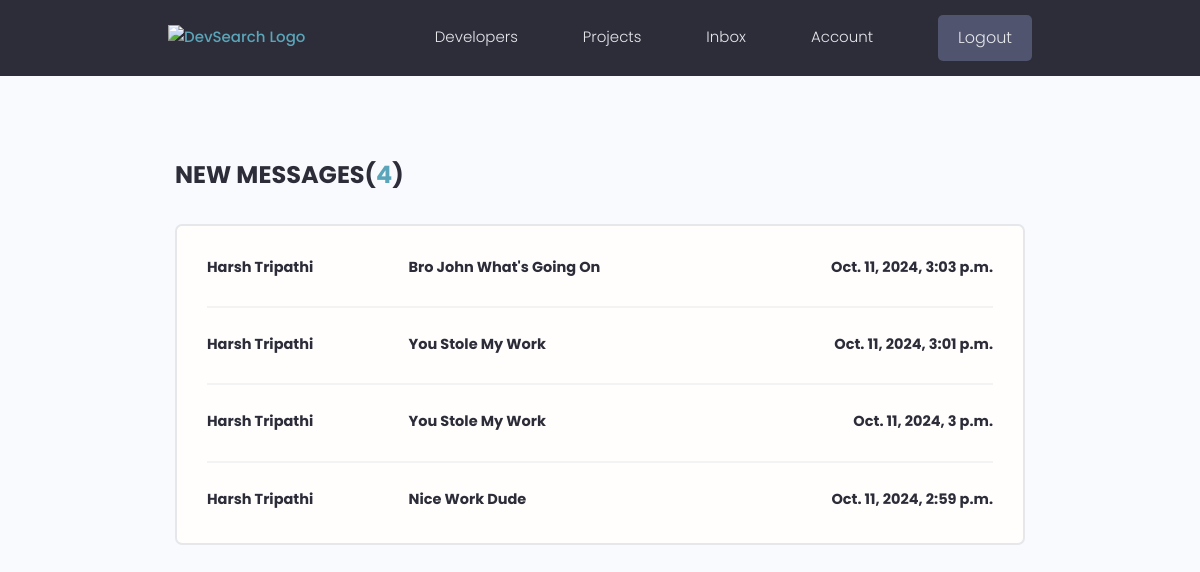
The app's page /inbox/ (signed in), older data.
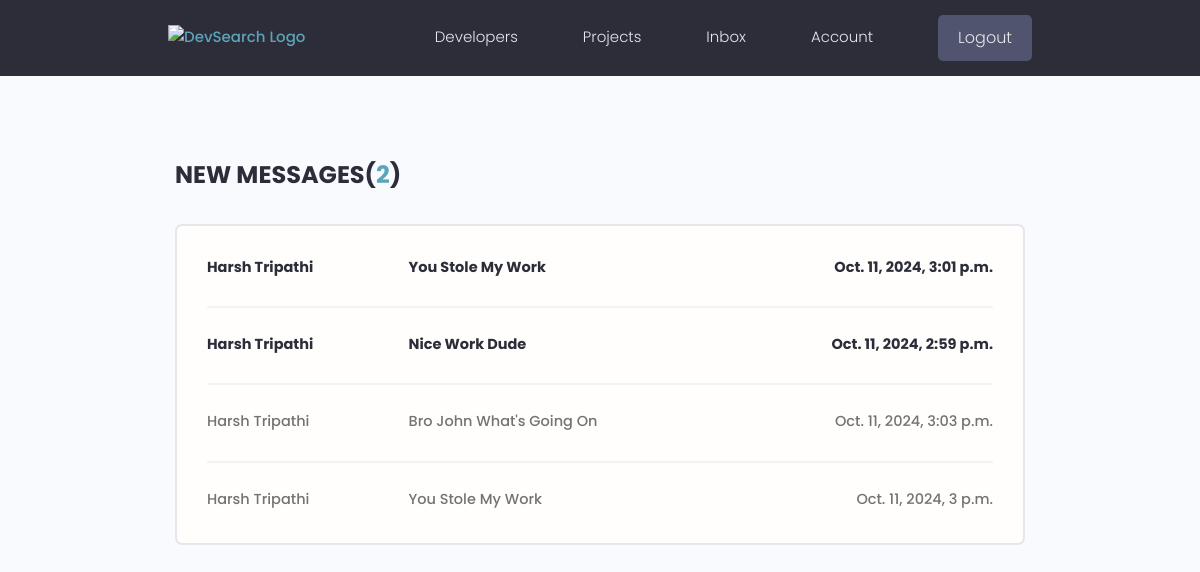
The same page, newer data.
### users/models.py (models this page shows, shortened)
class Message(models.Model):
    sender = models.ForeignKey(Profile, on_delete=models.SET_NULL, null=True, blank=True)
    recipient = models.ForeignKey(Profile, on_delete=models.SET_NULL, null=True, blank=True, related_name="messages")
    name = models.CharField(max_length=200, null=True, blank=True)
    email = models.EmailField(max_length=200, null=True, blank=True)
    subject = models.CharField(max_length=200, null=True, blank=True)
    body = models.TextField()
    is_read = models.BooleanField(default=False, null=True)
    created = models.DateTimeField(auto_now_add=True)
    id = models.UUIDField(default=uuid.uuid4, unique=True, primary_key=True,editable=False)
    class Meta:
        ordering = ['is_read', '-created']

### users/views.py (the view)
# urls.py: path('inbox/', views.inbox, name="inbox"),
@login_required(login_url='login')
def inbox(request):
    profile = request.user.profile
    messageRequests = profile.messages.all()
    unreadCount  = messageRequests.filter(is_read=False).count()
    context = {'messageRequests':messageRequests, 'unreadCount':unreadCount}
    return render(request, 'users/inbox.html', context)

### users/templates/users/inbox.html
{% extends 'main.html' %}
{% block content %}
<main class="inbox my-xl">
  <div class="content-box">
    <h3 class="inbox__title">New Messages(<span>{{unreadCount}}</span>)</h3>
    <ul class="messages">
      {% for message in messageRequests %}
      {% if message.is_read == False %}
      <li class="message message--unread">
        {% else %}
      <li class="message">
        {% endif %}
        <a href="{% url 'message' message.id %}">
          <span class="message__author">{{message.name}}</span>
          <span class="message__subject">{{message.subject}}</span>
          <span class="message__date">{{message.created}}</span>
        </a>
      </li>
      {% endfor %}
    </ul>
  </div>
</main>
{% endblock content %}

Row changes from the older to the newer data that the page shows:
shown differently, row unchanged: Message "Oct. 11, 2024, 3:01 p.m.": moves up the list
shown differently, row unchanged: Message "Nice Work Dude": moves up the list
changed Message "Bro John What's Going On": is_read False → True (drawn)
changed Message "Oct. 11, 2024, 3 p.m.": is_read False → True (drawn)
Text that changed along with them:
{{ unreadCount }}: "4" → "2"
